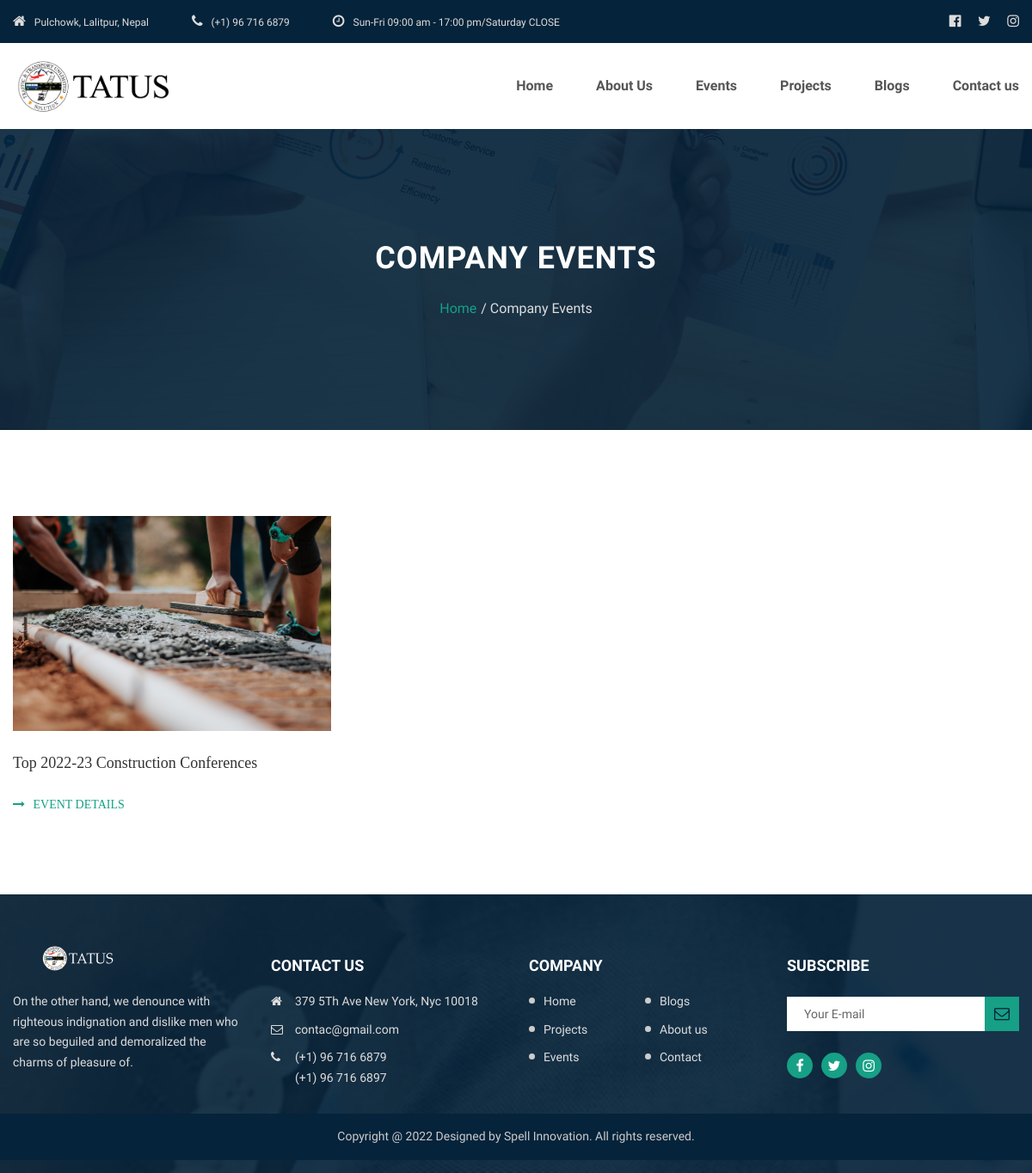
Screenshot of /events/ with the database file from the repository.
### features/models.py (models this page shows, shortened)
class Event(models.Model):
    event_id = models.AutoField(primary_key=True, null=False)
    event_title = models.CharField(max_length=1000,null=True)
    description = models.TextField()
    start_date = models.DateField(max_length=1000,null=True)
    end_date = models.DateField(max_length=1000,null=True)
    image1 = models.ImageField(null=True, upload_to='event_images/')
    image2 = models.ImageField(null=True, upload_to='event_images/')
    created = models.DateTimeField(auto_now_add=True, null=True)

### features/views.py (the view)
# urls.py: path('events/',views.events, name='events'),
def events (request):
    event= Event.objects.all()
    return render(request, 'events.html', {'event':event})

### templates/events.html (shortened to what this page needs)
{% load static %}
{% include 'header.html' %}
<body class="animsition">
	{% include 'nav.html' %}
	<section class="bg-img1 kit-overlay1" style="background-image: url('{% static 'images/project.jpg' %}')">
		<div class="container size-h-3 p-tb-30 flex-col-c-c">
			<h2 class="t1-b-1 text-uppercase cl-0 txt-center m-b-25">
				Company Events
			</h2>
			<div class="flex-wr-c-c">
				<a href="{% url 'home' %}" class="breadcrumb-item">
					Home
				</a>
				<span class="breadcrumb-item">
					Company Events
				</span>
			</div>
		</div>
	</section>
	<div class="bg-0 p-t-100 p-b-50">
		<div class="container">
			<div class="row">
				{% for event in event %}
				<div class="col-sm-6 col-md-4 p-b-42">
					<div>
						<a href="" class="hov-img0 of-hidden">
							<img src="{{event.image2.url}}" alt="IMG" height="250">
						</a>
						<div class="p-t-26">
							<a href=""
								class="d-inline-block t1-m-1 cl-3 hov-link2 trans-02 m-b-7">
								{{event.event_title}}
							</a>
							<a href="{% url 'event_single' id=event.event_id %}" class="t1-s-5 cl-11 text-uppercase hov-link1 trans-02">
								<i class="fa fa-long-arrow-right m-r-6"></i>
								event Details
							</a>
						</div>
					</div>
				</div>
				{% endfor %}
			</div>
		</div>
	</div>
	{% include 'footer.html' %}
</body>

### staticfiles/static/css/main.css (style rules this page uses)
.container { max-width: 1200px; }
.breadcrumb-item { display: -webkit-box; display: -webkit-flex; display: -moz-box; display: -ms-flexbox; display: flex; font-family: Roboto-Regular; font-size: 16px; line-height: 1.5; color: #ddd; -webkit-transition: all 0.2s; -o-transition: all 0.2s; -moz-transition: all 0.2s; transition: all 0.2s; }
.breadcrumb-item+.breadcrumb-item::before { height: 100%; content: "/"; font-family: Roboto-Regular; font-size: 16px; line-height: 1.5; padding-right: 4px; padding-left: 5px; color: #ddd; }
a.breadcrumb-item { color: #16a086; }
.cl-0 { color: #fff; }
.cl-3 { color: #333; }
.cl-11 { color: #16a086; }
.t1-s-5 { font-family: Roboto-Medium; font-size: 14px; line-height: 1.7; }
.t1-m-1 { font-family: Roboto-Medium; font-size: 18px; line-height: 1.333333; }
.t1-b-1 { font-family: Roboto-Bold; font-size: 36px; line-height: 1.2; letter-spacing: 1px; }
.size-h-3 { min-height: 350px; }
.bg-0 { background-color: #fff; }
.bg-img1 { background-position: center center; background-repeat: no-repeat; background-size: cover; }
.kit-overlay2, .kit-overlay1 { position: relative; z-index: 1; }
.kit-overlay2::before, .kit-overlay1::before { content: ""; display: block; position: absolute; z-index: -1; width: 100%; height: 100%; top: 0; left: 0; background: #05233a; }
.kit-overlay1::before { opacity: 0.9; }
.hov-img0 { display: block; }
.hov-img0 img { width: 100%; -webkit-transition: transform 0.6s ease; -o-transition: transform 0.6s ease; -moz-transition: transform 0.6s ease; transition: transform 0.6s ease; }

### rows the page displays
Event: image2 (picture), event_title "Top 2022-23 Construction Conferences"
